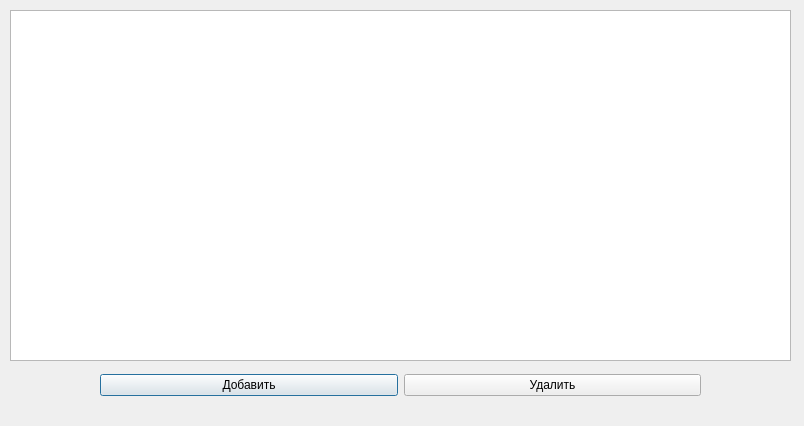
<?xml version="1.0" encoding="UTF-8"?>
<ui version="4.0">
 <class>thirdTable</class>
 <widget class="QDialog" name="thirdTable">
  <property name="geometry">
   <rect>
    <x>0</x>
    <y>0</y>
    <width>804</width>
    <height>426</height>
   </rect>
  </property>
  <property name="windowTitle">
   <string>Dialog</string>
  </property>
  <widget class="QWidget" name="layoutWidget">
   <property name="geometry">
    <rect>
     <x>10</x>
     <y>10</y>
     <width>781</width>
     <height>351</height>
    </rect>
   </property>
   <layout class="QVBoxLayout" name="verticalLayout">
    <item>
     <widget class="QTableView" name="tableView"/>
    </item>
   </layout>
  </widget>
  <widget class="QWidget" name="">
   <property name="geometry">
    <rect>
     <x>100</x>
     <y>360</y>
     <width>601</width>
     <height>51</height>
    </rect>
   </property>
   <layout class="QHBoxLayout" name="horizontalLayout_2">
    <item>
     <widget class="QPushButton" name="pushButton">
      <property name="text">
       <string>Добавить</string>
      </property>
     </widget>
    </item>
    <item>
     <widget class="QPushButton" name="pushButton_2">
      <property name="text">
       <string>Удалить</string>
      </property>
     </widget>
    </item>
   </layout>
  </widget>
 </widget>
 <resources/>
 <connections/>
</ui>
